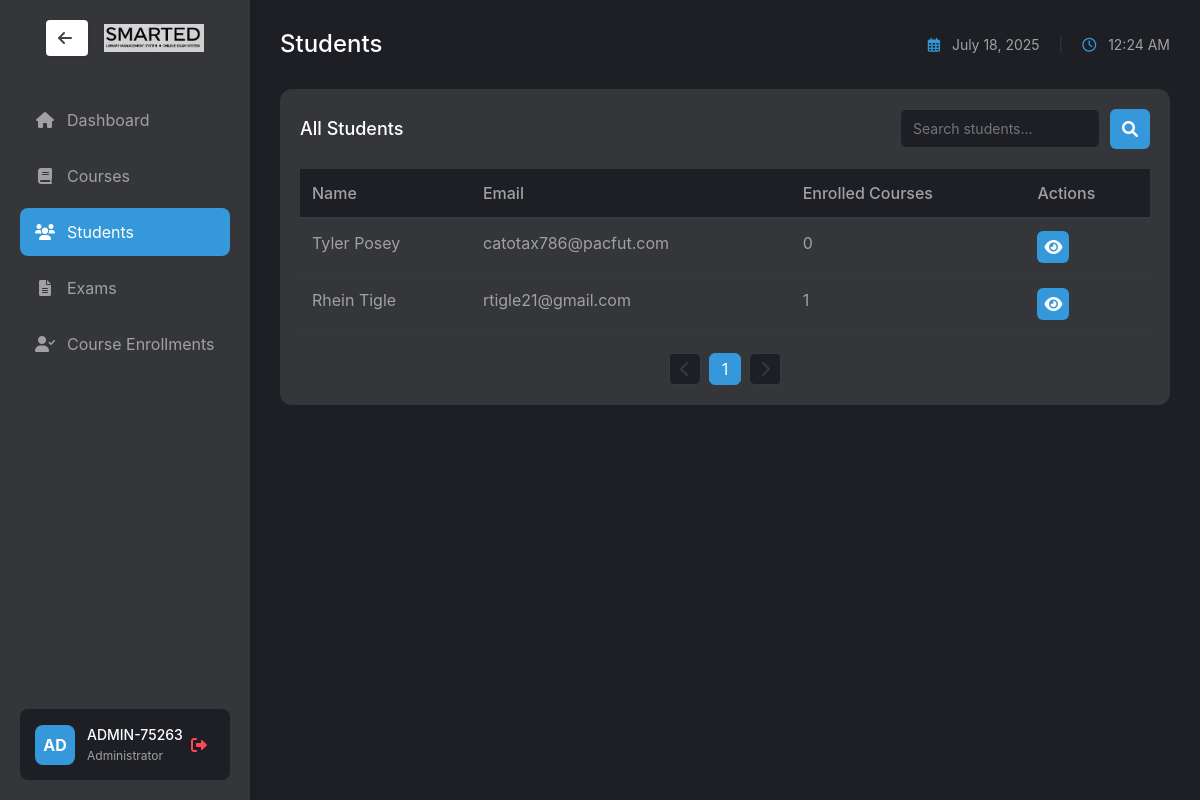
Screenshot of /exam/admin/students.php (signed in) with the database file from the repository.
### tables this page shows
CREATE TABLE `students` (
  `id` int(11) NOT NULL,
  `student_id` varchar(20) DEFAULT NULL,
  `email` varchar(100) DEFAULT NULL,
  `password` varchar(255) DEFAULT NULL,
  `created_at` timestamp NULL DEFAULT current_timestamp(),
  `firstname` varchar(50) DEFAULT NULL,
  `lastname` varchar(50) DEFAULT NULL,
  `birthdate` date DEFAULT NULL,
  `age` int(11) DEFAULT NULL,
  `reset_token` varchar(255) DEFAULT NULL,
  `reset_token_expiry` datetime DEFAULT NULL,
  `address` varchar(255) DEFAULT NULL,
  `phone` varchar(11) DEFAULT NULL,
  `school` varchar(100) DEFAULT NULL,
  `verified` tinyint(1) DEFAULT 0,
  `verification_token` varchar(64) DEFAULT NULL,
  `is_approved` tinyint(1) DEFAULT 0,
  `reset_otp` varchar(10) DEFAULT NULL,
  `reset_otp_expires` datetime DEFAULT NULL
);

### exam/admin/students.php (the view, shortened to what this page needs)
<?php
require_once '../../shared/db_connect.php';
$stmt = $pdo->prepare("SELECT * FROM admins WHERE admin_id = ?");
$stmt->execute([$_SESSION['admin_id']]);
$admin = $stmt->fetch(PDO::FETCH_ASSOC);
$students_per_page = isset($_GET['per_page']) ? (int)$_GET['per_page'] : 10;
$page = isset($_GET['page']) ? (int)$_GET['page'] : 1;
$offset = ($page - 1) * $students_per_page;
$total_students = $pdo->query("SELECT COUNT(*) FROM students")->fetchColumn();
$total_pages = ceil($total_students / $students_per_page);
?>
<!DOCTYPE html>
<html lang="en">
<head>
    <link href="https://cdn.jsdelivr.net/npm/bootstrap@5.1.3/dist/css/bootstrap.min.css" rel="stylesheet">
    <link rel="stylesheet" href="https://cdnjs.cloudflare.com/ajax/libs/font-awesome/6.0.0/css/all.min.css">
    <link rel="stylesheet" href="/finalProject/assets/css/styles.css">
</head>
<body class="dashboard-layout">
    <div class="sidebar">
        <div class="brand-section">
            <a href="../../shared/choose_dashboard.php" class="btn btn-light ms-3" style="background: #fff; color: rgba(66, 65, 65, 0.99); border: none; font-weight: bold; box-shadow: 0 1px 4px rgba(0,0,0,0.05);"><i class="fas fa-arrow-left me-1"></i></a>
            <img src="smarted-letter-only.jpg" alt="SmartED Logo" class=" img-fluid ms-3" style="max-width: 100px;">
        </div>
        <nav class="nav-menu">
            <ul>
                <li class="nav-item">
                    <a href="admin_dashboard.php" class="nav-link">
                        <i class="fas fa-home"></i>
                        <span>Dashboard</span>
                    </a>
                </li>
                <li class="nav-item">
                    <a href="courses.php" class="nav-link">
                        <i class="fas fa-book"></i>
                        <span>Courses</span>
                    </a>
                </li>
                <li class="nav-item">
                    <a href="students.php" class="nav-link active">
                        <i class="fas fa-users"></i>
                        <span>Students</span>
                    </a>
                </li>
                <li class="nav-item">
                    <a href="exams.php" class="nav-link">
                        <i class="fas fa-file-alt"></i>
                        <span>Exams</span>
                    </a>
                </li>
                <li class="nav-item">
                    <a href="approve_students.php" class="nav-link">
                        <i class="fas fa-user-check"></i>
                        <span>Course Enrollments</span>
                    </a>
                </li>
            </ul>
        </nav>
        <div class="admin-section">
            <div class="admin-avatar">AD</div>
            <div class="admin-details">
                <div class="admin-name"><?php echo htmlspecialchars($admin['admin_id']); ?></div>
                <div class="admin-role">Administrator</div>
            </div>
            <a href="../logout.php" class="logout-btn">
                <i class="fas fa-sign-out-alt"></i>
            </a>
        </div>
    </div>
    <div class="main-content">
        <div class="content-header">
            <h1>Students</h1>
            <div class="date-time">
                <i class="far fa-calendar-alt"></i>
                <?php echo date('F d, Y'); ?>
                <span class="separator">|</span>
                <i class="far fa-clock"></i>
                <span id="live-time"></span>
            </div>
        </div>
        <div class="dashboard-section">
            <div class="section-header">
                <h2>All Students</h2>
                <div class="search-container">
                    <input type="text" class="search-input" placeholder="Search students...">
                    <button class="search-btn">
                        <i class="fas fa-search"></i>
                    </button>
                </div>
            </div>
            <div class="table-responsive">
                <table class="table">
                    <thead>
                        <tr>
                            <th>Name</th>
                            <th>Email</th>
                            <th>Enrolled Courses</th>
                            <th>Actions</th>
                        </tr>
                    </thead>
                    <tbody>
                        <?php
                        $stmt = $pdo->prepare("
                            SELECT s.*,
                                   COUNT(DISTINCT CASE WHEN e.is_approved = 1 THEN e.course_id END) as enrolled_courses
                            FROM students s
                            LEFT JOIN enrollments e ON s.student_id = e.student_id
                            GROUP BY s.student_id
                            ORDER BY s.created_at DESC
                            LIMIT :limit OFFSET :offset
                        ");
                        $stmt->bindValue(':limit', $students_per_page, PDO::PARAM_INT);
                        $stmt->bindValue(':offset', $offset, PDO::PARAM_INT);
                        $stmt->execute();
                        while ($student = $stmt->fetch()) {
                            echo "<tr>";
                            echo "<td>" . htmlspecialchars($student['firstname'] . ' ' . $student['lastname']) . "</td>";
                            echo "<td>{$student['email']}</td>";
                            echo "<td>{$student['enrolled_courses']}</td>";
                            echo "<td class='action-buttons'>
                                    <a href='view_student.php?id={$student['student_id']}' class='btn-action btn-view'>
                                        <i class='fas fa-eye'></i>
                                    </a>
                                  </td>";
                            echo "</tr>";
                        }
                        ?>
                    </tbody>
                </table>
            </div>
            <nav aria-label="Page navigation" class="pagination-container">
                <ul class="pagination">
                    <li class="page-item <?php if($page <= 1) echo 'disabled'; ?>">
                        <a class="page-link" href="?page=<?php echo $page - 1; ?>&per_page=<?php echo $students_per_page; ?>">
                            <i class="fas fa-chevron-left"></i>
                        </a>
                    </li>
                    <?php for ($i = 1; $i <= $total_pages; $i++): ?>
                        <li class="page-item <?php if($i == $page) echo 'active'; ?>">
                            <a class="page-link" href="?page=<?php echo $i; ?>&per_page=<?php echo $students_per_page; ?>"><?php echo $i; ?></a>
                        </li>
                    <?php endfor; ?>
                    <li class="page-item <?php if($page >= $total_pages) echo 'disabled'; ?>">
                        <a class="page-link" href="?page=<?php echo $page + 1; ?>&per_page=<?php echo $students_per_page; ?>">
                            <i class="fas fa-chevron-right"></i>
                        </a>
                    </li>
                </ul>
            </nav>
        </div>
    </div>
</body>
</html>

### exam/assets/css/styles.css (style rules this page uses)
body { background-color: #1e1f25; color: #a1a1a1; font-family: -apple-system, BlinkMacSystemFont, "Segoe UI", Roboto, Helvetica, Arial, sans-serif; margin: 0; padding: 0; }
.dashboard-layout { display: flex; min-height: 100vh; }
.sidebar { width: 250px; background-color: rgb(53, 54, 57); padding: 20px; display: flex; flex-direction: column; box-shadow: 2px 0 5px rgba(0, 0, 0, 0.1); }
.brand-section { display: flex; align-items: center; margin-bottom: 40px; padding: 0 10px; }
.nav-menu { flex: 1; }
.nav-menu ul { list-style: none; padding: 0; margin: 0; }
.nav-item { margin-bottom: 8px; }
.nav-link { display: flex; align-items: center; padding: 12px 15px; color: #a1a1a1; text-decoration: none; border-radius: 8px; transition: all 0.3s ease; }
.nav-link:hover, .nav-link.active { background-color: #3498db; color: white; }
.nav-link i { margin-right: 12px; width: 20px; text-align: center; }
.admin-section { display: flex; align-items: center; padding: 15px; background-color: #1e1f25; border-radius: 8px; margin-top: auto; }
.admin-avatar { width: 40px; height: 40px; background-color: #3498db; border-radius: 8px; display: flex; align-items: center; justify-content: center; color: white; font-weight: bold; margin-right: 12px; }
.admin-details { flex: 1; }
.admin-name { color: white; font-size: 14px; margin-bottom: 2px; font-weight: 500; }
.admin-role { color: #a1a1a1; font-size: 12px; }
.logout-btn { color: #ff4757; text-decoration: none; padding: 8px; border-radius: 6px; transition: all 0.3s ease; }
.main-content { flex: 1; padding: 30px; overflow-y: auto; max-width: 1500px; width: 100%; }
.content-header { display: flex; justify-content: space-between; align-items: center; margin-bottom: 30px; }
.content-header h1 { color: white; font-size: 24px; margin: 0; }
.date-time { color: #a1a1a1; font-size: 14px; }
.date-time i { margin-right: 8px; color: #3498db; }
.separator { margin: 0 15px; color: #373a40; }
.dashboard-section { background-color: rgb(53, 54, 57); border-radius: 12px; padding: 20px; margin-bottom: 30px; }
.section-header { display: flex; justify-content: space-between; align-items: center; margin-bottom: 20px; }
.section-header h2 { color: white; font-size: 18px; margin: 0; }
.table { color: #a1a1a1; margin: 0; }
.table thead th { background-color: #1e1f25; border-bottom: 2px solid #373a40; color: #a1a1a1; font-weight: 500; padding: 12px; }
.table tbody td { padding: 12px; border-bottom: 1px solid #373a40; }
.action-buttons { display: flex; gap: 8px; }
.btn-action { display: inline-flex; align-items: center; justify-content: center; width: 32px; height: 32px; border-radius: 6px; color: white; text-decoration: none; transition: all 0.3s ease; }
.btn-view { background-color: #3498db; }

### rows the page displays
students: firstname+lastname "Tyler Posey", email "catotax786@pacfut.com", enrolled_courses "0"
students: firstname+lastname "Rhein Tigle", email "rtigle21@gmail.com", enrolled_courses "1"

### other values shown
$admin['admin_id'] "ADMIN-75263"
